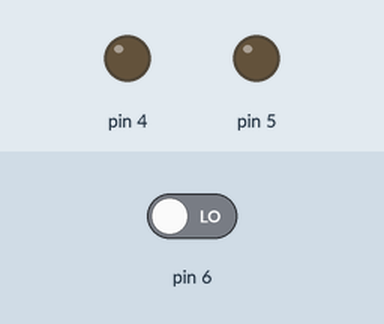
This sketch was run on a simulated Arduino Uno, built with avr-gcc and run on an emulated ATmega328P. On the bench: output pins drawn as LEDs (lit = HIGH). Dashed ring = blinking. Inputs (shaded band) come from the test bench; at power-on: pin 6 LOW. What the sketch prints to the serial monitor is not drawn.

Above: at 1.2 s.
1.3 s: pin 6 driven HIGH
At 1.5 s:
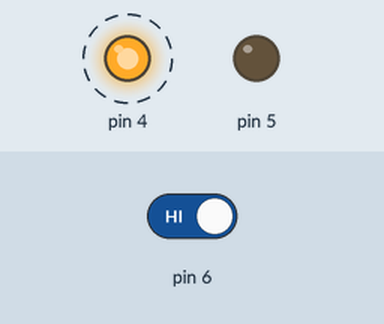
4.3 s: pin 6 driven LOW
At 4.3 s:
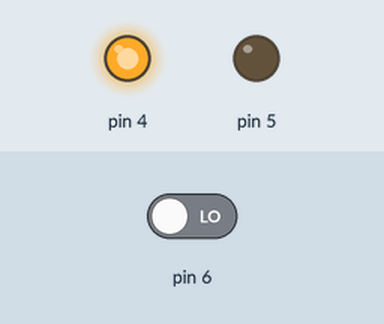
Timing chart, 0 to 7.3 s (numbered marks = the images above; inputs shaded):
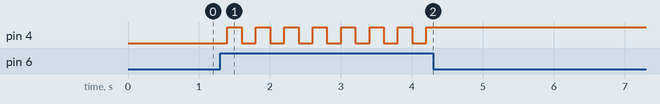

The sketch:

fan.ino
```cpp
/*
 * Generated using BlocklyDuino:
 *
 * https://github.com/MediaTek-Labs/BlocklyDuino-for-LinkIt
 *
 * Date: Sat, 24 Nov 2018 08:35:46 GMT
 */


boolean fan;

void setup()
{

  pinMode(6, INPUT);
  pinMode(4, OUTPUT);
  pinMode(5, OUTPUT);
  Serial.begin(9600);

}


void loop()
{
  if (digitalRead(6)) {
    if (fan) {
      fan = false;

    } else {
      fan = true;

    }
    delay(100);

  }
  if (fan) {
    analogWrite(4, 255);
    analogWrite(5, 0);
    Serial.println("開啟風扇");

  } else {
    analogWrite(4, 0);
    analogWrite(5, 0);
    Serial.println("關閉風扇");

  }
  delay(100);
}
```

Measured:
- after the input at 1.3 s, pin 4: alternates HIGH for 0.20 s and LOW for 0.20 s, starting after 0.10 s
- after the input at 4.3 s, pin 4: stops changing and stays HIGH
